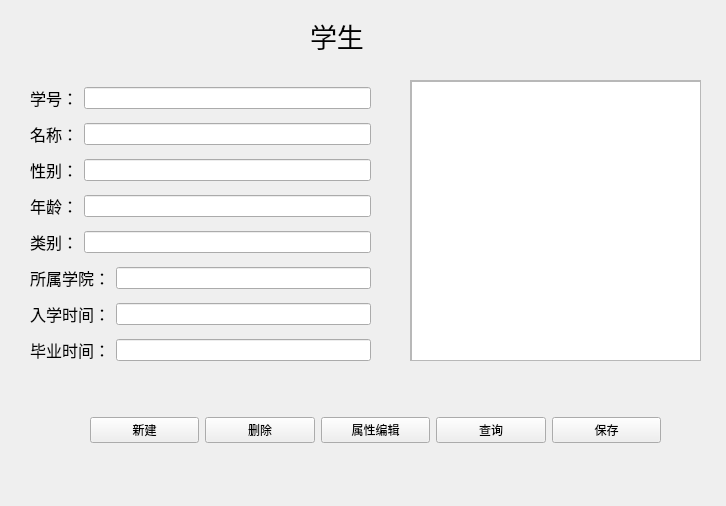
<?xml version="1.0" encoding="UTF-8"?>
<ui version="4.0">
 <class>subwidget2</class>
 <widget class="QWidget" name="subwidget2">
  <property name="geometry">
   <rect>
    <x>0</x>
    <y>0</y>
    <width>726</width>
    <height>506</height>
   </rect>
  </property>
  <property name="windowTitle">
   <string>Form</string>
  </property>
  <widget class="QLabel" name="label">
   <property name="geometry">
    <rect>
     <x>310</x>
     <y>20</y>
     <width>91</width>
     <height>31</height>
    </rect>
   </property>
   <property name="font">
    <font>
     <family>楷体</family>
     <pointsize>20</pointsize>
    </font>
   </property>
   <property name="text">
    <string>学生</string>
   </property>
  </widget>
  <widget class="QScrollArea" name="scrollArea">
   <property name="geometry">
    <rect>
     <x>410</x>
     <y>80</y>
     <width>291</width>
     <height>281</height>
    </rect>
   </property>
   <property name="widgetResizable">
    <bool>true</bool>
   </property>
   <widget class="QWidget" name="scrollAreaWidgetContents">
    <property name="geometry">
     <rect>
      <x>0</x>
      <y>0</y>
      <width>289</width>
      <height>279</height>
     </rect>
    </property>
    <widget class="QTableView" name="student">
     <property name="geometry">
      <rect>
       <x>0</x>
       <y>0</y>
       <width>291</width>
       <height>281</height>
      </rect>
     </property>
    </widget>
   </widget>
  </widget>
  <widget class="QWidget" name="layoutWidget">
   <property name="geometry">
    <rect>
     <x>30</x>
     <y>80</y>
     <width>341</width>
     <height>291</height>
    </rect>
   </property>
   <layout class="QVBoxLayout" name="verticalLayout">
    <item>
     <layout class="QHBoxLayout" name="horizontalLayout">
      <item>
       <widget class="QLabel" name="label_2">
        <property name="font">
         <font>
          <family>楷体</family>
          <pointsize>12</pointsize>
         </font>
        </property>
        <property name="text">
         <string>学号：</string>
        </property>
       </widget>
      </item>
      <item>
       <widget class="QLineEdit" name="lineEdit"/>
      </item>
     </layout>
    </item>
    <item>
     <layout class="QHBoxLayout" name="horizontalLayout_2">
      <item>
       <widget class="QLabel" name="label_3">
        <property name="font">
         <font>
          <family>楷体</family>
          <pointsize>12</pointsize>
         </font>
        </property>
        <property name="text">
         <string>名称：</string>
        </property>
       </widget>
      </item>
      <item>
       <widget class="QLineEdit" name="lineEdit_2"/>
      </item>
     </layout>
    </item>
    <item>
     <layout class="QHBoxLayout" name="horizontalLayout_3">
      <item>
       <widget class="QLabel" name="label_4">
        <property name="font">
         <font>
          <family>楷体</family>
          <pointsize>12</pointsize>
         </font>
        </property>
        <property name="text">
         <string>性别：</string>
        </property>
       </widget>
      </item>
      <item>
       <widget class="QLineEdit" name="lineEdit_3"/>
      </item>
     </layout>
    </item>
    <item>
     <layout class="QHBoxLayout" name="horizontalLayout_4">
      <item>
       <widget class="QLabel" name="label_5">
        <property name="font">
         <font>
          <family>楷体</family>
          <pointsize>12</pointsize>
         </font>
        </property>
        <property name="text">
         <string>年龄：</string>
        </property>
       </widget>
      </item>
      <item>
       <widget class="QLineEdit" name="lineEdit_4"/>
      </item>
     </layout>
    </item>
    <item>
     <layout class="QHBoxLayout" name="horizontalLayout_5">
      <item>
       <widget class="QLabel" name="label_6">
        <property name="font">
         <font>
          <family>楷体</family>
          <pointsize>12</pointsize>
         </font>
        </property>
        <property name="text">
         <string>类别：</string>
        </property>
       </widget>
      </item>
      <item>
       <widget class="QLineEdit" name="lineEdit_5"/>
      </item>
     </layout>
    </item>
    <item>
     <layout class="QHBoxLayout" name="horizontalLayout_6">
      <item>
       <widget class="QLabel" name="label_7">
        <property name="font">
         <font>
          <family>楷体</family>
          <pointsize>12</pointsize>
         </font>
        </property>
        <property name="text">
         <string>所属学院：</string>
        </property>
       </widget>
      </item>
      <item>
       <widget class="QLineEdit" name="lineEdit_6"/>
      </item>
     </layout>
    </item>
    <item>
     <layout class="QHBoxLayout" name="horizontalLayout_7">
      <item>
       <widget class="QLabel" name="label_8">
        <property name="font">
         <font>
          <family>楷体</family>
          <pointsize>12</pointsize>
         </font>
        </property>
        <property name="text">
         <string>入学时间：</string>
        </property>
       </widget>
      </item>
      <item>
       <widget class="QLineEdit" name="lineEdit_7"/>
      </item>
     </layout>
    </item>
    <item>
     <layout class="QHBoxLayout" name="horizontalLayout_8">
      <item>
       <widget class="QLabel" name="label_9">
        <property name="font">
         <font>
          <family>楷体</family>
          <pointsize>12</pointsize>
         </font>
        </property>
        <property name="text">
         <string>毕业时间：</string>
        </property>
       </widget>
      </item>
      <item>
       <widget class="QLineEdit" name="lineEdit_8"/>
      </item>
     </layout>
    </item>
   </layout>
  </widget>
  <widget class="QWidget" name="layoutWidget">
   <property name="geometry">
    <rect>
     <x>90</x>
     <y>390</y>
     <width>571</width>
     <height>81</height>
    </rect>
   </property>
   <layout class="QHBoxLayout" name="horizontalLayout_9">
    <item>
     <widget class="QPushButton" name="pushButton">
      <property name="text">
       <string>新建</string>
      </property>
     </widget>
    </item>
    <item>
     <widget class="QPushButton" name="pushButton_2">
      <property name="text">
       <string>删除</string>
      </property>
     </widget>
    </item>
    <item>
     <widget class="QPushButton" name="pushButton_3">
      <property name="text">
       <string>属性编辑</string>
      </property>
     </widget>
    </item>
    <item>
     <widget class="QPushButton" name="pushButton_4">
      <property name="text">
       <string>查询</string>
      </property>
     </widget>
    </item>
    <item>
     <widget class="QPushButton" name="pushButton_5">
      <property name="text">
       <string>保存</string>
      </property>
     </widget>
    </item>
   </layout>
  </widget>
 </widget>
 <resources/>
 <connections/>
</ui>
